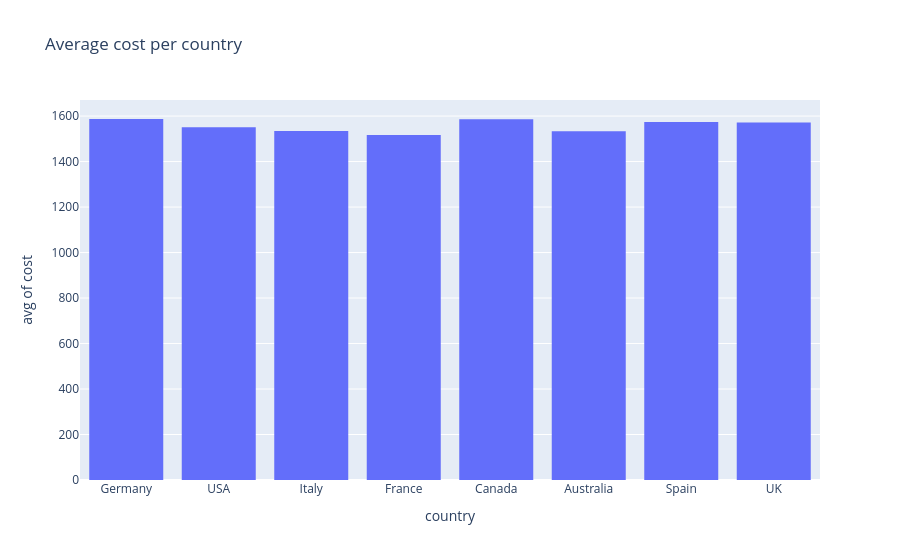

Source (notebook cell):
### Code cell
px.histogram(train, x="country", y="cost", histfunc="avg", title="Average cost per country")

### Figure 1 — Plotly figure (JSON) as saved in the notebook; plotly's stock layout.template omitted (floating-point values rounded to 4 significant figures; data arrays with more than 128 entries replaced by an {"elided": "..."} marker saying what was removed)
{"data": [{"bingroup": "x", "histfunc": "avg", "hovertemplate": "country=%{x}<br>avg of cost=%{y}<extra></extra>", "legendgroup": "", "marker": {"color": "#636efa", "pattern": {"shape": ""}}, "name": "", "orientation": "v", "showlegend": false, "type": "histogram", "x": {"elided": "40000 str values"}, "xaxis": "x", "y": {"elided": "40000 float values"}, "yaxis": "y"}], "layout": {"barmode": "relative", "legend": {"tracegroupgap": 0}, "title": {"text": "Average cost per country"}, "xaxis": {"anchor": "y", "domain": [0, 1], "title": {"text": "country"}}, "yaxis": {"anchor": "x", "domain": [0, 1], "title": {"text": "avg of cost"}}}}
